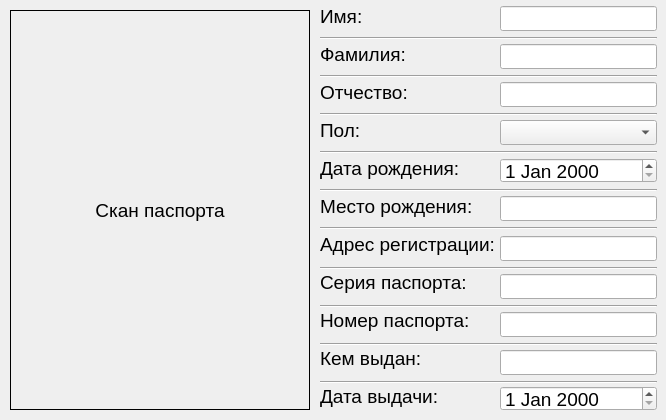
     <widget class="QWidget" name="tab_13">
      <attribute name="title">
       <string>Паспортные данные</string>
      </attribute>
      <widget class="QLabel" name="label_64">
       <property name="geometry">
        <rect>
         <x>320</x>
         <y>118</y>
         <width>49</width>
         <height>25</height>
        </rect>
       </property>
       <property name="font">
        <font>
         <pointsize>14</pointsize>
        </font>
       </property>
       <property name="text">
        <string>Пол:</string>
       </property>
      </widget>
      <widget class="QLabel" name="label_65">
       <property name="geometry">
        <rect>
         <x>320</x>
         <y>4</y>
         <width>89</width>
         <height>25</height>
        </rect>
       </property>
       <property name="font">
        <font>
         <pointsize>14</pointsize>
        </font>
       </property>
       <property name="text">
        <string>Имя:</string>
       </property>
      </widget>
      <widget class="QLabel" name="label_66">
       <property name="geometry">
        <rect>
         <x>320</x>
         <y>156</y>
         <width>143</width>
         <height>25</height>
        </rect>
       </property>
       <property name="font">
        <font>
         <pointsize>14</pointsize>
        </font>
       </property>
       <property name="text">
        <string>Дата рождения:</string>
       </property>
      </widget>
      <widget class="QLabel" name="label_67">
       <property name="geometry">
        <rect>
         <x>320</x>
         <y>194</y>
         <width>157</width>
         <height>25</height>
        </rect>
       </property>
       <property name="font">
        <font>
         <pointsize>14</pointsize>
        </font>
       </property>
       <property name="text">
        <string>Место рождения:</string>
       </property>
      </widget>
      <widget class="QLabel" name="label_68">
       <property name="geometry">
        <rect>
         <x>320</x>
         <y>232</y>
         <width>175</width>
         <height>25</height>
        </rect>
       </property>
       <property name="font">
        <font>
         <pointsize>14</pointsize>
        </font>
       </property>
       <property name="text">
        <string>Адрес регистрации:</string>
       </property>
      </widget>
      <widget class="QLabel" name="label_69">
       <property name="geometry">
        <rect>
         <x>320</x>
         <y>270</y>
         <width>175</width>
         <height>25</height>
        </rect>
       </property>
       <property name="font">
        <font>
         <pointsize>14</pointsize>
        </font>
       </property>
       <property name="text">
        <string>Серия паспорта:</string>
       </property>
      </widget>
      <widget class="QLabel" name="label_70">
       <property name="geometry">
        <rect>
         <x>320</x>
         <y>308</y>
         <width>175</width>
         <height>25</height>
        </rect>
       </property>
       <property name="font">
        <font>
         <pointsize>14</pointsize>
        </font>
       </property>
       <property name="text">
        <string>Номер паспорта:</string>
       </property>
      </widget>
      <widget class="QLabel" name="label_71">
       <property name="geometry">
        <rect>
         <x>320</x>
         <y>346</y>
         <width>175</width>
         <height>25</height>
        </rect>
       </property>
       <property name="font">
        <font>
         <pointsize>14</pointsize>
        </font>
       </property>
       <property name="text">
        <string>Кем выдан:</string>
       </property>
      </widget>
      <widget class="QLabel" name="label_72">
       <property name="geometry">
        <rect>
         <x>320</x>
         <y>384</y>
         <width>175</width>
         <height>25</height>
        </rect>
       </property>
       <property name="font">
        <font>
         <pointsize>14</pointsize>
        </font>
       </property>
       <property name="text">
        <string>Дата выдачи:</string>
       </property>
      </widget>
      <widget class="QPushLabel" name="lb_addPasDoc">
       <property name="geometry">
        <rect>
         <x>10</x>
         <y>10</y>
         <width>300</width>
         <height>400</height>
        </rect>
       </property>
       <property name="font">
        <font>
         <pointsize>14</pointsize>
        </font>
       </property>
       <property name="frameShape">
        <enum>QFrame::Shape::Box</enum>
       </property>
       <property name="text">
        <string>Скан паспорта</string>
       </property>
       <property name="scaledContents">
        <bool>true</bool>
       </property>
       <property name="alignment">
        <set>Qt::AlignmentFlag::AlignCenter</set>
       </property>
      </widget>
      <widget class="QLabel" name="label_77">
       <property name="geometry">
        <rect>
         <x>320</x>
         <y>42</y>
         <width>89</width>
         <height>25</height>
        </rect>
       </property>
       <property name="font">
        <font>
         <pointsize>14</pointsize>
        </font>
       </property>
       <property name="text">
        <string>Фамилия:</string>
       </property>
      </widget>
      <widget class="QLabel" name="label_78">
       <property name="geometry">
        <rect>
         <x>320</x>
         <y>80</y>
         <width>89</width>
         <height>25</height>
        </rect>
       </property>
       <property name="font">
        <font>
         <pointsize>14</pointsize>
        </font>
       </property>
       <property name="text">
        <string>Отчество:</string>
       </property>
      </widget>
      <widget class="Line" name="line_4">
       <property name="geometry">
        <rect>
         <x>320</x>
         <y>30</y>
         <width>337</width>
         <height>16</height>
        </rect>
       </property>
       <property name="orientation">
        <enum>Qt::Orientation::Horizontal</enum>
       </property>
      </widget>
      <widget class="Line" name="line_5">
       <property name="geometry">
        <rect>
         <x>320</x>
         <y>68</y>
         <width>337</width>
         <height>16</height>
        </rect>
       </property>
       <property name="orientation">
        <enum>Qt::Orientation::Horizontal</enum>
       </property>
      </widget>
      <widget class="Line" name="line_6">
       <property name="geometry">
        <rect>
         <x>320</x>
         <y>106</y>
         <width>337</width>
         <height>16</height>
        </rect>
       </property>
       <property name="orientation">
        <enum>Qt::Orientation::Horizontal</enum>
       </property>
      </widget>
      <widget class="Line" name="line_7">
       <property name="geometry">
        <rect>
         <x>320</x>
         <y>144</y>
         <width>337</width>
         <height>16</height>
        </rect>
       </property>
       <property name="orientation">
        <enum>Qt::Orientation::Horizontal</enum>
       </property>
      </widget>
      <widget class="Line" name="line_8">
       <property name="geometry">
        <rect>
         <x>320</x>
         <y>182</y>
         <width>337</width>
         <height>16</height>
        </rect>
       </property>
       <property name="orientation">
        <enum>Qt::Orientation::Horizontal</enum>
       </property>
      </widget>
      <widget class="Line" name="line_9">
       <property name="geometry">
        <rect>
         <x>320</x>
         <y>220</y>
         <width>337</width>
         <height>16</height>
        </rect>
       </property>
       <property name="orientation">
        <enum>Qt::Orientation::Horizontal</enum>
       </property>
      </widget>
      <widget class="Line" name="line_10">
       <property name="geometry">
        <rect>
         <x>320</x>
         <y>260</y>
         <width>337</width>
         <height>16</height>
        </rect>
       </property>
       <property name="orientation">
        <enum>Qt::Orientation::Horizontal</enum>
       </property>
      </widget>
      <widget class="Line" name="line_11">
       <property name="geometry">
        <rect>
         <x>320</x>
         <y>336</y>
         <width>337</width>
         <height>16</height>
        </rect>
       </property>
       <property name="orientation">
        <enum>Qt::Orientation::Horizontal</enum>
       </property>
      </widget>
      <widget class="Line" name="line_12">
       <property name="geometry">
        <rect>
         <x>320</x>
         <y>374</y>
         <width>337</width>
         <height>16</height>
        </rect>
       </property>
       <property name="orientation">
        <enum>Qt::Orientation::Horizontal</enum>
       </property>
      </widget>
      <widget class="Line" name="line_13">
       <property name="geometry">
        <rect>
         <x>320</x>
         <y>298</y>
         <width>337</width>
         <height>16</height>
        </rect>
       </property>
       <property name="orientation">
        <enum>Qt::Orientation::Horizontal</enum>
       </property>
      </widget>
      <widget class="QLineEdit" name="le_addName">
       <property name="geometry">
        <rect>
         <x>500</x>
         <y>6</y>
         <width>157</width>
         <height>25</height>
        </rect>
       </property>
       <property name="font">
        <font>
         <pointsize>14</pointsize>
        </font>
       </property>
      </widget>
      <widget class="QLineEdit" name="le_addSurname">
       <property name="geometry">
        <rect>
         <x>500</x>
         <y>44</y>
         <width>157</width>
         <height>25</height>
        </rect>
       </property>
       <property name="font">
        <font>
         <pointsize>14</pointsize>
        </font>
       </property>
      </widget>
      <widget class="QLineEdit" name="le_addPatronymic">
       <property name="geometry">
        <rect>
         <x>500</x>
         <y>82</y>
         <width>157</width>
         <height>25</height>
        </rect>
       </property>
       <property name="font">
        <font>
         <pointsize>14</pointsize>
        </font>
       </property>
      </widget>
      <widget class="QLineEdit" name="le_addBirthPlace">
       <property name="geometry">
        <rect>
         <x>500</x>
         <y>196</y>
         <width>157</width>
         <height>25</height>
        </rect>
       </property>
       <property name="font">
        <font>
         <pointsize>14</pointsize>
        </font>
       </property>
      </widget>
      <widget class="QLineEdit" name="le_addPlace">
       <property name="geometry">
        <rect>
         <x>500</x>
         <y>236</y>
         <width>157</width>
         <height>25</height>
        </rect>
       </property>
       <property name="font">
        <font>
         <pointsize>14</pointsize>
        </font>
       </property>
      </widget>
      <widget class="QLineEdit" name="le_addSeria">
       <property name="geometry">
        <rect>
         <x>500</x>
         <y>274</y>
         <width>157</width>
         <height>25</height>
        </rect>
       </property>
       <property name="font">
        <font>
         <pointsize>14</pointsize>
        </font>
       </property>
      </widget>
      <widget class="QLineEdit" name="le_addNumber">
       <property name="geometry">
        <rect>
         <x>500</x>
         <y>312</y>
         <width>157</width>
         <height>25</height>
        </rect>
       </property>
       <property name="font">
        <font>
         <pointsize>14</pointsize>
        </font>
       </property>
      </widget>
      <widget class="QLineEdit" name="le_addIssuePlace">
       <property name="geometry">
        <rect>
         <x>500</x>
         <y>350</y>
         <width>157</width>
         <height>25</height>
        </rect>
       </property>
       <property name="font">
        <font>
         <pointsize>14</pointsize>
        </font>
       </property>
      </widget>
      <widget class="QComboBox" name="cb_gender">
       <property name="geometry">
        <rect>
         <x>500</x>
         <y>120</y>
         <width>157</width>
         <height>25</height>
        </rect>
       </property>
      </widget>
      <widget class="QDateEdit" name="de_addBirthDate">
       <property name="geometry">
        <rect>
         <x>500</x>
         <y>158</y>
         <width>157</width>
         <height>25</height>
        </rect>
       </property>
       <property name="font">
        <font>
         <pointsize>14</pointsize>
        </font>
       </property>
      </widget>
      <widget class="QDateEdit" name="de_addIssueDate">
       <property name="geometry">
        <rect>
         <x>500</x>
         <y>386</y>
         <width>157</width>
         <height>25</height>
        </rect>
       </property>
       <property name="font">
        <font>
         <pointsize>14</pointsize>
        </font>
       </property>
      </widget>
     </widget>
